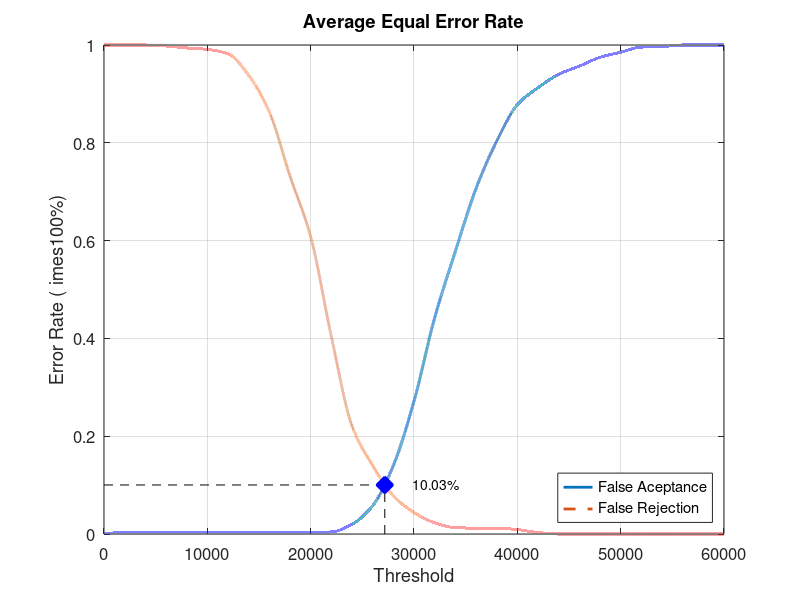
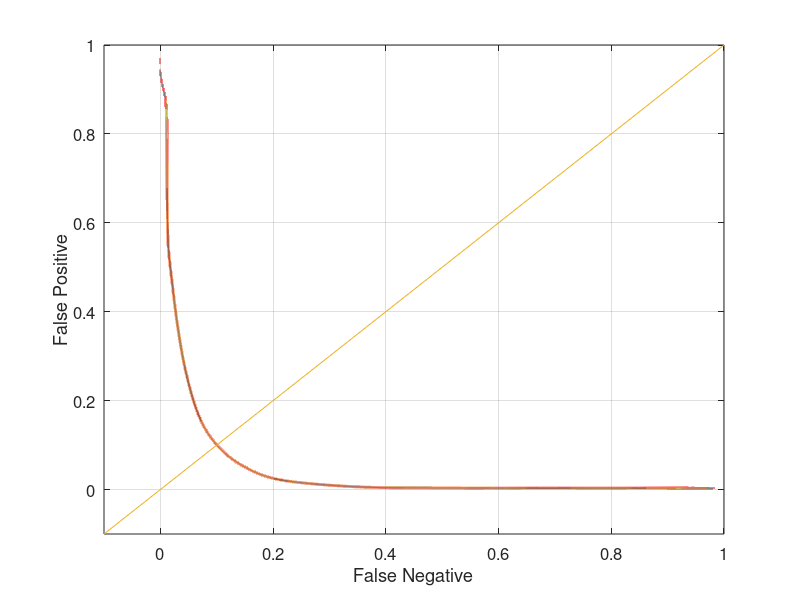

Recreate these plots in MATLAB, in order.
close all;
clear;
clc;
x = 0:2000:60000;
xq = 0:0.5:60000;

y0 = [0 0.0031579 0.0031579 0.0031579 0.0031579 0.0031579 0.0031579 0.0031579 0.0031579 0.0031579 0.0031579 0.00421053 0.02 0.0578947 0.14 0.271579 0.442105 0.577895 0.706316 0.803158 0.877895 0.912632 0.94 0.956842 0.974737 0.985263 0.99579 0.996842 1 1 1]
yy0 = interp1(x, y0, xq, 'pchip');
y1 = [1 1 1 0.998 0.994 0.991 0.982 0.938 0.863 0.732 0.608 0.404 0.221 0.14 0.078 0.044 0.023 0.013 0.012 0.012 0.009 0.003 0 0 0 0 0 0 0 0 0]
yy1 = interp1(x, y1, xq, 'pchip');

% Calculating EER: 
y2 = abs(y0 - y1);
find(y2 == min(y2))
yy2 = abs(yy0 - yy1);
xEER = find(yy2 == min(yy2));
xEERIndex = xq(xEER) % X-axis EER
yEER = yy0(xEER) % Y-axis EER

main = figure
plot(xq, yy0,'-','LineWidth', 2);	hold on
plot(xq, yy1,'--','LineWidth', 2);	hold on
plot([xEERIndex xEERIndex], [0 yEER], 'k--');	hold on
plot([0 xEERIndex], [yEER yEER], 'k--');	hold on
plot(xEERIndex, yEER, 'bx', 'LineWidth', 10);	hold on
text(xEERIndex + 10 * xEERIndex / 100, yEER, [num2str(round((10000 * yEER)) / 100) '%'])
legend('False Aceptance', 'False Rejection', 'Location', 'SouthEast')
xlabel('Threshold')
ylabel('Error Rate (	imes100%)')
title('Average Equal Error Rate')
set(gca, 'FontSize', 12)
axis([0 60000 0 1])
grid on

print(main, 'Database4AverageMain', '-dpng');
FNRxFPR = figure('Color', [1 1 1]);
plot(yy1, yy0, '-', yy1, yy0, 'LineWidth', 2);
hold on
y = -0.1:0.1:1
plot(y, y); 
set(gca, 'FontSize', 12)
xlabel('False Negative')
ylabel('False Positive')
axis([-0.1 1 -0.1 1])
set(gca, 'FontSize', 12)
grid on

print(FNRxFPR, 'Database4AverageFNRxFPR','-dpng');
